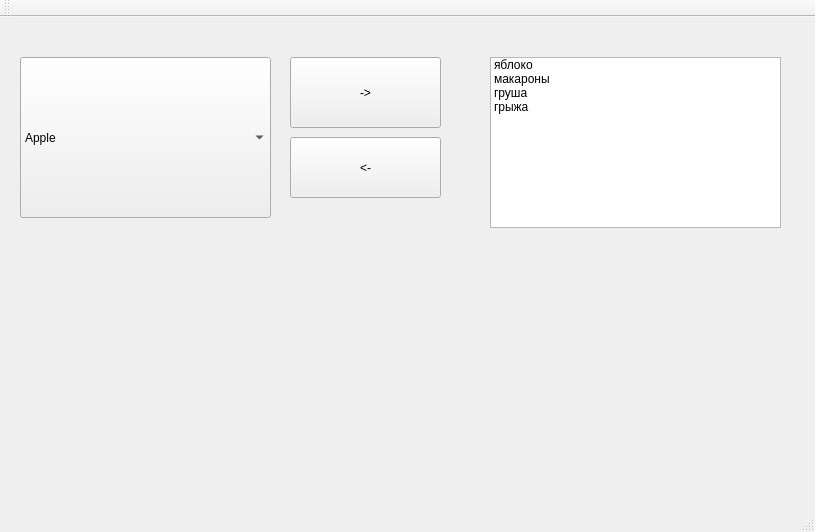
<?xml version="1.0" encoding="UTF-8"?>
<ui version="4.0">
 <class>MainWindow</class>
 <widget class="QMainWindow" name="MainWindow">
  <property name="geometry">
   <rect>
    <x>0</x>
    <y>0</y>
    <width>815</width>
    <height>532</height>
   </rect>
  </property>
  <property name="windowTitle">
   <string>MainWindow</string>
  </property>
  <widget class="QWidget" name="centralWidget">
   <widget class="QComboBox" name="NoChoice">
    <property name="geometry">
     <rect>
      <x>20</x>
      <y>40</y>
      <width>251</width>
      <height>161</height>
     </rect>
    </property>
    <item>
     <property name="text">
      <string>Apple</string>
     </property>
    </item>
    <item>
     <property name="text">
      <string>Pineapple</string>
     </property>
    </item>
    <item>
     <property name="text">
      <string>Pen</string>
     </property>
    </item>
   </widget>
   <widget class="QListWidget" name="WhiteSheet">
    <property name="geometry">
     <rect>
      <x>490</x>
      <y>40</y>
      <width>291</width>
      <height>171</height>
     </rect>
    </property>
    <item>
     <property name="text">
      <string>яблоко</string>
     </property>
    </item>
    <item>
     <property name="text">
      <string>макароны</string>
     </property>
    </item>
    <item>
     <property name="text">
      <string>груша</string>
     </property>
    </item>
    <item>
     <property name="text">
      <string>грыжа</string>
     </property>
    </item>
   </widget>
   <widget class="QPushButton" name="left">
    <property name="geometry">
     <rect>
      <x>290</x>
      <y>120</y>
      <width>151</width>
      <height>61</height>
     </rect>
    </property>
    <property name="text">
     <string>&lt;-</string>
    </property>
   </widget>
   <widget class="QPushButton" name="right">
    <property name="geometry">
     <rect>
      <x>290</x>
      <y>40</y>
      <width>151</width>
      <height>71</height>
     </rect>
    </property>
    <property name="text">
     <string>-&gt;</string>
    </property>
   </widget>
  </widget>
  <widget class="QMenuBar" name="menuBar">
   <property name="geometry">
    <rect>
     <x>0</x>
     <y>0</y>
     <width>815</width>
     <height>21</height>
    </rect>
   </property>
  </widget>
  <widget class="QToolBar" name="mainToolBar">
   <attribute name="toolBarArea">
    <enum>TopToolBarArea</enum>
   </attribute>
   <attribute name="toolBarBreak">
    <bool>false</bool>
   </attribute>
  </widget>
  <widget class="QStatusBar" name="statusBar"/>
 </widget>
 <layoutdefault spacing="6" margin="11"/>
 <resources/>
 <connections/>
</ui>
